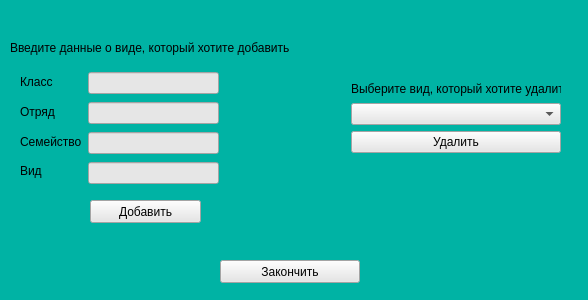
<?xml version="1.0" encoding="UTF-8"?>
<ui version="4.0">
 <class>Edit</class>
 <widget class="QWidget" name="Edit">
  <property name="geometry">
   <rect>
    <x>0</x>
    <y>0</y>
    <width>588</width>
    <height>300</height>
   </rect>
  </property>
  <property name="minimumSize">
   <size>
    <width>588</width>
    <height>300</height>
   </size>
  </property>
  <property name="maximumSize">
   <size>
    <width>588</width>
    <height>300</height>
   </size>
  </property>
  <property name="windowTitle">
   <string>Добавление/удаление видов</string>
  </property>
  <property name="styleSheet">
   <string notr="true">background-color: rgb(0, 179, 164);</string>
  </property>
  <widget class="QPushButton" name="pushButton">
   <property name="geometry">
    <rect>
     <x>220</x>
     <y>260</y>
     <width>140</width>
     <height>23</height>
    </rect>
   </property>
   <property name="sizePolicy">
    <sizepolicy hsizetype="Fixed" vsizetype="Fixed">
     <horstretch>0</horstretch>
     <verstretch>0</verstretch>
    </sizepolicy>
   </property>
   <property name="styleSheet">
    <string notr="true">background-color: rgb(230, 230, 230);</string>
   </property>
   <property name="text">
    <string>Закончить</string>
   </property>
  </widget>
  <widget class="QLabel" name="label_5">
   <property name="geometry">
    <rect>
     <x>10</x>
     <y>40</y>
     <width>311</width>
     <height>16</height>
    </rect>
   </property>
   <property name="text">
    <string>Введите данные о виде, который хотите добавить</string>
   </property>
  </widget>
  <widget class="QWidget" name="layoutWidget">
   <property name="geometry">
    <rect>
     <x>20</x>
     <y>70</y>
     <width>199</width>
     <height>198</height>
    </rect>
   </property>
   <layout class="QHBoxLayout" name="horizontalLayout">
    <item>
     <layout class="QVBoxLayout" name="verticalLayout_2">
      <item>
       <widget class="QLabel" name="label">
        <property name="text">
         <string>Класс</string>
        </property>
       </widget>
      </item>
      <item>
       <widget class="QLabel" name="label_2">
        <property name="text">
         <string>Отряд</string>
        </property>
       </widget>
      </item>
      <item>
       <widget class="QLabel" name="label_3">
        <property name="text">
         <string>Семейство</string>
        </property>
       </widget>
      </item>
      <item>
       <widget class="QLabel" name="label_4">
        <property name="text">
         <string>Вид</string>
        </property>
       </widget>
      </item>
      <item>
       <spacer name="verticalSpacer_2">
        <property name="orientation">
         <enum>Qt::Vertical</enum>
        </property>
        <property name="sizeType">
         <enum>QSizePolicy::Fixed</enum>
        </property>
        <property name="sizeHint" stdset="0">
         <size>
          <width>20</width>
          <height>85</height>
         </size>
        </property>
       </spacer>
      </item>
     </layout>
    </item>
    <item>
     <layout class="QVBoxLayout" name="verticalLayout">
      <item>
       <widget class="QLineEdit" name="lineClass">
        <property name="styleSheet">
         <string notr="true">background-color: rgb(230, 230, 230);</string>
        </property>
       </widget>
      </item>
      <item>
       <widget class="QLineEdit" name="lineOtrad">
        <property name="styleSheet">
         <string notr="true">background-color: rgb(230, 230, 230);</string>
        </property>
       </widget>
      </item>
      <item>
       <widget class="QLineEdit" name="lineSemestvo">
        <property name="styleSheet">
         <string notr="true">background-color: rgb(230, 230, 230);</string>
        </property>
       </widget>
      </item>
      <item>
       <widget class="QLineEdit" name="lineVid">
        <property name="styleSheet">
         <string notr="true">background-color: rgb(230, 230, 230);</string>
        </property>
       </widget>
      </item>
      <item>
       <spacer name="verticalSpacer">
        <property name="orientation">
         <enum>Qt::Vertical</enum>
        </property>
        <property name="sizeType">
         <enum>QSizePolicy::Fixed</enum>
        </property>
        <property name="sizeHint" stdset="0">
         <size>
          <width>20</width>
          <height>80</height>
         </size>
        </property>
       </spacer>
      </item>
     </layout>
    </item>
   </layout>
  </widget>
  <widget class="QPushButton" name="pushButton_2">
   <property name="geometry">
    <rect>
     <x>90</x>
     <y>200</y>
     <width>111</width>
     <height>23</height>
    </rect>
   </property>
   <property name="styleSheet">
    <string notr="true">background-color: rgb(230, 230, 230);</string>
   </property>
   <property name="text">
    <string>Добавить</string>
   </property>
  </widget>
  <widget class="QWidget" name="layoutWidget">
   <property name="geometry">
    <rect>
     <x>351</x>
     <y>81</y>
     <width>210</width>
     <height>72</height>
    </rect>
   </property>
   <layout class="QVBoxLayout" name="verticalLayout_4">
    <item>
     <widget class="QLabel" name="label_6">
      <property name="text">
       <string>Выберите вид, который хотите удалить</string>
      </property>
     </widget>
    </item>
    <item>
     <layout class="QVBoxLayout" name="verticalLayout_3">
      <item>
       <widget class="QComboBox" name="comboBox">
        <property name="styleSheet">
         <string notr="true">background-color: rgb(230, 230, 230);</string>
        </property>
       </widget>
      </item>
      <item>
       <widget class="QPushButton" name="pushButton_3">
        <property name="styleSheet">
         <string notr="true">background-color: rgb(230, 230, 230);</string>
        </property>
        <property name="text">
         <string>Удалить</string>
        </property>
       </widget>
      </item>
     </layout>
    </item>
   </layout>
  </widget>
 </widget>
 <resources/>
 <connections/>
</ui>
